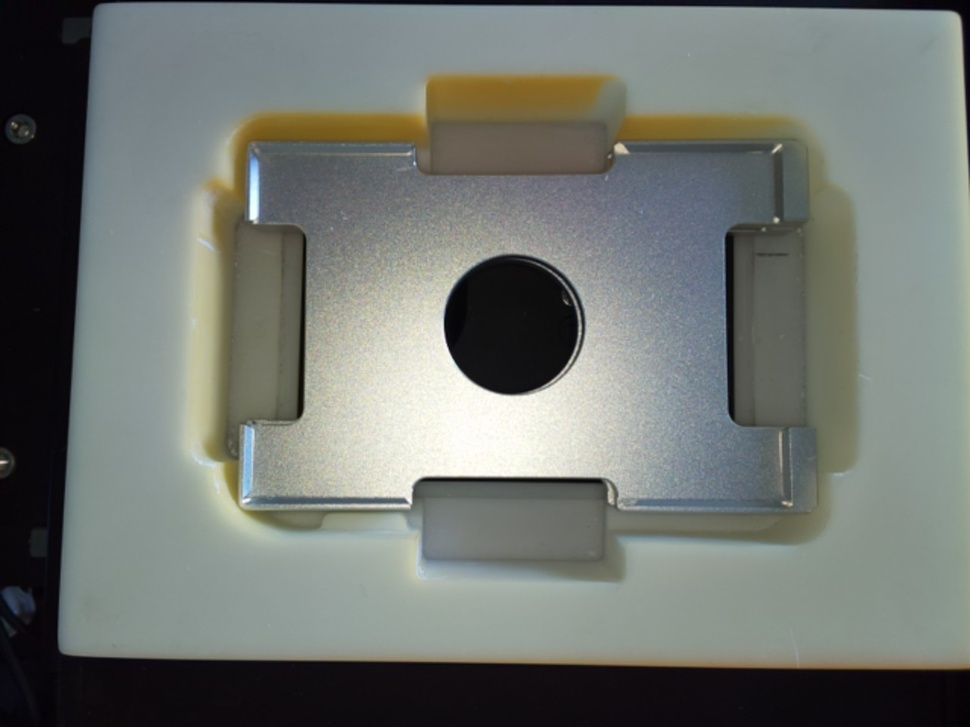
#> input picture vision/reference_images/view/microscope_20261103_232336.jpg, 970 x 727 px, shrunk from 1280 x 960 before the run; its folder holds only this picture in this run
$ python -i tilt.py   (imports and definitions only)   (older library calls are emulated)
#> lines starting #> are read from the running program, lines starting #| are printed output that depends on the picture
#> further down, picture is the input picture: shape (727, 970, 3); mean B, G, R 112.7, 117.7, 113
"""Is the plate seated flat? One FRONT-camera picture taken as the fingers open at a seat, `flat` / `misplaced` / `unsure` out.

What is measured. The plate fills the lower quarter of the frame; its FAR long edge (away from the fingers, the top of the plate
region) is a near-horizontal dark-to-bright transition: dark table skirt or instrument above, the lit plate rim below. In a
band of the frame (BAND rows, BANDS per station, full width minus MARGIN on each side) the first strong downward dark-to-bright
transition of every STEP-th column is taken (Sobel y on a blurred grey picture, threshold relative to the strongest edge in the
band, sub-pixel peak); a RANSAC search keeps the longest line of points within RESID px (posts, hotel parts and well highlights
caught first in some columns fall out), then cv2.fitLine DIST_HUBER refits it and its inliers. Reported per picture (Edge):
  angle  degrees of the fitted line, positive = right side higher in the picture
  row    mean pixel row of the inlier points (the edge's height; a smaller row = higher in the picture = the plate sits higher)
  left, right   median row of the inlier points in the left and right thirds of the band (a plate on one lip rises on one side)
  n      inlier points; ok is False when fewer than MIN_POINTS remain (then the verdict is unsure)
Camera geometry does not cancel out: the flat edge itself is not level in the picture (lens and mounting), so every number is
only read as a difference from the station's flat reference(s): reference_images/seat/<station>/flat_*_front.jpg, the medians
of their angle, row, left and right. Verdict (Station.verdict), with dh = max(|row - row_flat|, |left - left_flat|,
|right - right_flat|) and da = |angle - angle_flat|:
  flat        dh <= FLAT_PX and da <= FLAT_DEG
  misplaced   dh >= BAD_PX or da >= BAD_DEG
  unsure      between, no flat reference for the station, or the edge not found
Numbers of 2026-11-04 (microscope seat, 1280 x 960, the far edge at row ~782, about 8.3 px per mm there): the flat edge repeats
within 1.2 px between pictures 20 minutes apart (arm re-posed each time); a plate with its far side up on the seat's lip reads
7..9 px higher (about 1 mm: the lip); cocked on a far corner 20..24 px higher on that side, angle 1.3..1.7 deg from flat.
A plate resting on the NEAR lip alone leaves the far edge where it was (5 of the 12 misplaced pictures): this check does not
see it, the near rim is below the frame. The flat references are per station AND per plate type: a lid adds 2.4 mm (20 px).
Polar (module): the clear plate stands on a white platform, its rim is a faint edge (1..2 grey/px) found on the left 60 % of
the band only (n ~110 of 256; `right` rides on the well tops there, so trust row and left); the held plate before release
reads 19 px above the seated one. A flat read on this station is weaker evidence than on the microscope seat.

    from vision.tilt import Station, far_edge, draw
    e = far_edge(cv2.imread(path))              # Edge, no reference needed
    st = Station.load("microscope")             # flat references read, st.calibrated says whether any exist
    v = st.verdict(cv2.imread(path))            # v.state, v.edge, v.dh, v.da, v.ref
    draw(img, e, out_png)                       # the points and the line on the picture, for a human to check
Table over all pictures and the flat / misplaced separation: python -X utf8 tools/tilt_eval.py
"""
from __future__ import annotations

import glob
import math
import os
from dataclasses import dataclass

import cv2
import numpy as np

HERE = os.path.dirname(os.path.dirname(os.path.abspath(__file__)))
REFS = os.path.join(HERE, "reference_images", "seat")

BAND = (0.72, 1.0)     # rows of the frame searched, fractions; the far edge is near 0.81 at the microscope seat
BANDS = {"polar": (0.80, 1.0)}   # per station: on the module the plate stands on a white platform whose own far edge (row 708) must be skipped
MARGIN = 0.10          # columns dropped on each side, fraction of the width
BLUR = 2.0             # Gaussian sigma on the grey picture
STEP = 4               # every STEP-th column gives one edge point
MIN_GRAD = 1.5         # grey levels per pixel: no transition weaker than this counts (noise after the blur is ~0.3)
REL = 0.35             # ... nor weaker than this fraction of the band's 99.5th-percentile gradient
RANSAC = 300           # line hypotheses tried on the points; the one with most points within RESID is the far edge
RESID = 3.0            # px from the fitted line: inliers of the final fit
MIN_POINTS = 30
FLAT_PX, BAD_PX = 3.0, 5.0      # height bands, px: 2.5x and 4x the 1.2 px repeatability; the lip reads 8 px, so 5 is over half a lip
FLAT_DEG, BAD_DEG = 0.2, 0.4    # angle bands, deg: 3.5 and 7 px across the 1024 px band (0.4 deg = one lip under one far corner)


@dataclass
class Edge:
    angle: float = float("nan")
    row: float = float("nan")
    left: float = float("nan")
    right: float = float("nan")
    n: int = 0
    ok: bool = False
    points: np.ndarray = None      # (N, 3) x, y, inlier flag; for draw()
    line: tuple = None             # vx, vy, x0, y0 of the fit, frame coordinates
    band: tuple = BAND


def far_edge(img, band=BAND, margin=MARGIN) -> Edge:
    """The far edge of the plate in one front picture (BGR or grey)."""
#> called with band = (0.72, 1), margin = 0.1
    g = img if img.ndim == 2 else cv2.cvtColor(img, cv2.COLOR_BGR2GRAY)
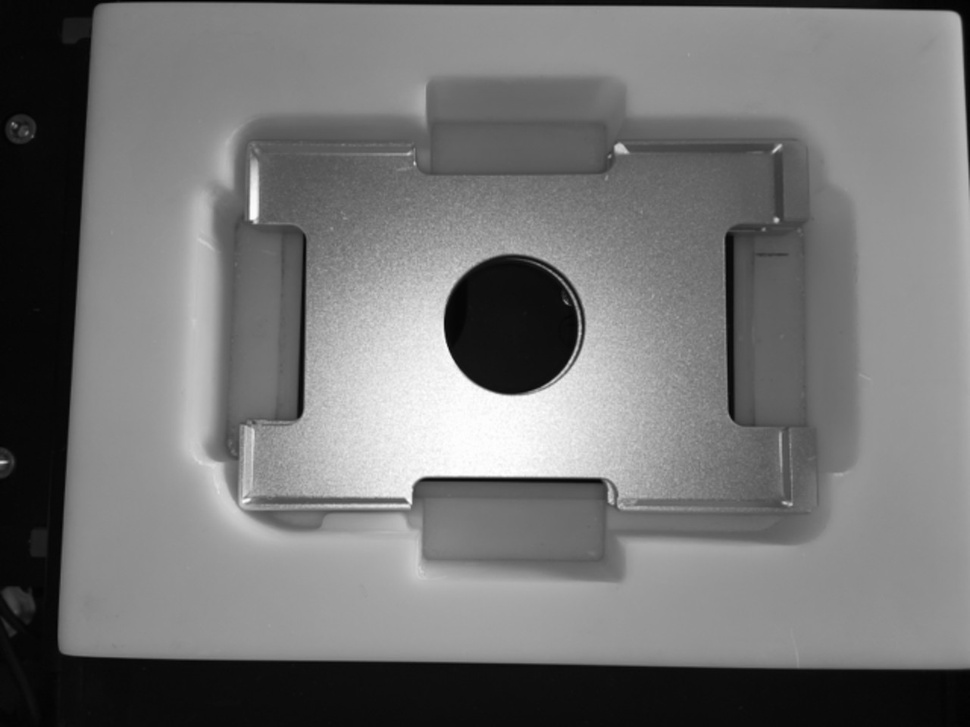
#> g: shape (727, 970); min 1, max 255, mean 115.7
    g = cv2.GaussianBlur(g, (0, 0), BLUR)
    H, W = g.shape
#> H = 727; W = 970
    y0, y1, x0, x1 = int(H * band[0]), int(H * band[1]), int(W * margin), int(W * (1 - margin))
#> y0 = 523; y1 = 727; x0 = 97; x1 = 873
    gy = cv2.Sobel(g[y0:y1, x0:x1].astype(np.float32), cv2.CV_32F, 0, 1, ksize=3) / 8.0
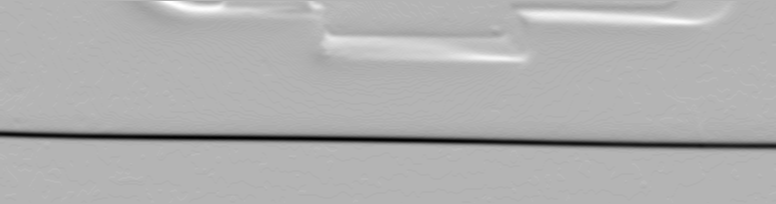
#> gy: shape (204, 776) float32; min -22, max 9, mean -0.578; drawn with min black and max white
    thr = max(MIN_GRAD, REL * float(np.percentile(gy, 99.5)))
#> thr = 2.36
    pts = []
    for x in range(0, gy.shape[1], STEP):
        col = gy[:, x]
        hit = np.flatnonzero(col >= thr)
        if not len(hit):
            continue
        r = int(hit[0])
        while r + 1 < len(col) and col[r + 1] > col[r]:     # climb to the peak of this transition
            r += 1
        sub = 0.0
        if 0 < r < len(col) - 1:
            a, b, c = col[r - 1], col[r], col[r + 1]
            d = a - 2 * b + c
            sub = 0.5 * (a - c) / d if d != 0 else 0.0
        pts.append((x0 + x, y0 + r + sub, 1.0))
#> this loop made 194 passes
#> (hit, a, b, c, d, sub) on passes 40 to 48: ([1], 0, 3.12, 2.12, -4.12, 0.258), ([1, 2, 3, 4], 0, 5.62, 4.38, -6.88, 0.318), ([1, 2, 3, 4, 5], 0, 8.5, 6.88, -10.12, 0.34), ([1, 2, 3, 4, 5, 6, 7], 0, 9, 8.88, -9.12, 0.486), ([1, 2, 3, 4, 5, 6, 7, 8], 8.5, 8.88, 8.75, -0.5, 0.25), ([1, 2, 3, 4, 5, 6, 7, 8, 9], 8.38, 8.88, 8.62, -0.75, 0.167), ([1, 2, 3, 4, 5, 6, 7, 8, 9, 10, 11], 8.88, 9, 9, -0.125, 0.5), ([1, 2, 3, 4, 5, 6, 7, 8, 9, 10, 11, 12], 8.38, 9, 8.62, -1, 0.125), ([2, 3, 4, 5, 6, 7, 8, 9, 10, 11, 12, 13], 8.25, 8.5, 8.25, -0.5, 0)
#> (a, b, c, d, sub) on passes 61 to 66: (4, 4.12, 3.88, -0.375, -0.167), (4, 4.25, 3.75, -0.75, -0.167), (3.88, 4, 3.5, -0.625, -0.3), (3.38, 3.62, 3.5, -0.375, 0.167), (3, 3.5, 3.38, -0.625, 0.3), (2.5, 3, 2.62, -0.875, 0.0714)
#> after the loop, pts = 132 items, first 6: (253, 524.3, 1), (257, 524.3, 1), (261, 524.3, 1), (265, 524.5, 1), (269, 525.2, 1), (273, 527.2, 1)
    e = Edge(points=np.array(pts, dtype=np.float32).reshape(-1, 3), band=band)
    if len(pts) < MIN_POINTS:
        return e
    P = e.points
#> P = 132 rows, first 8: [253, 524.3, 1], [257, 524.3, 1], [261, 524.3, 1], [265, 524.5, 1], [269, 525.2, 1], [273, 527.2, 1], [277, 528.5, 1], [281, 529.1, 1]
    rng, keep = np.random.default_rng(0), np.zeros(len(P), bool)
    for _ in range(RANSAC):                                     # the longest consistent line through the points wins
        i, j = rng.choice(len(P), 2, replace=False)
        if abs(P[i, 0] - P[j, 0]) < (x1 - x0) / 4:
            continue
        slope = (P[j, 1] - P[i, 1]) / (P[j, 0] - P[i, 0])
        inl = np.abs(P[:, 1] - P[i, 1] - slope * (P[:, 0] - P[i, 0])) <= RESID
        if inl.sum() > keep.sum():
            keep = inl
#> this loop made 300 passes
#> (i, j) on passes 1 to 3: (111, 84), (40, 35), (2, 9)
    for _ in range(2):                                          # robust refit on the consensus, then on its own inliers
        if keep.sum() < MIN_POINTS:
            return e
        vx, vy, cx, cy = (float(v) for v in cv2.fitLine(P[keep, :2], cv2.DIST_HUBER, 0, 0.01, 0.01).ravel())
        if vx < 0:
            vx, vy = -vx, -vy
        keep = np.abs((P[:, 0] - cx) * vy - (P[:, 1] - cy) * vx) <= RESID
#> this loop made 2 passes
#> (vx, vy, cx, cy) on passes 1 to 2: (1, 0.0224, 543.4, 536.4), (1, 0.0213, 591.8, 537.6)
    P[:, 2] = keep
    xs, ys = P[keep, 0], P[keep, 1]
#> xs = 69 values from 277 to 809; ys = 69 values, max 544.7 at index 63, min 528.5 at index 0, mean 537.5
    third = (x1 - x0) / 3.0
#> third = 258.7
    lo, hi = ys[xs < x0 + third], ys[xs >= x1 - third]
#> lo = 20 values, max 533.3 at index 19, min 528.5 at index 0, mean 531.5; hi = 47 values, max 544.7 at index 41, min 535.8 at index 0, mean 540.2
    e.angle = -math.degrees(math.atan2(vy, vx))
#> e.angle = -1.22
    e.row, e.n, e.ok, e.line = float(ys.mean()), int(keep.sum()), True, (vx, vy, cx, cy)
#> e.row = 537.5; e.n = 69; e.ok = True; e.line = (1, 0.0213, 591.8, 537.6)
    e.left = float(np.median(lo)) if len(lo) else cy + (x0 + third / 2 - cx) * vy / vx
#> e.left = 531.5
    e.right = float(np.median(hi)) if len(hi) else cy + (x1 - third / 2 - cx) * vy / vx
#> e.right = 540.2
    return e


@dataclass
class Verdict:
    state: str
    edge: Edge
    dh: float = float("nan")   # px, the largest of the three height differences from the flat reference
    da: float = float("nan")   # deg, angle difference from the flat reference
    ref: dict = None


class Station:
    """The flat references of one station and the verdict against them."""

    def __init__(self, name, flats):
        self.name, self.band, self.flats = name, BANDS.get(name, BAND), [e for e in flats if e.ok]
        self.calibrated = bool(self.flats)
        self.ref = {k: float(np.median([getattr(e, k) for e in self.flats])) for k in ("angle", "row", "left", "right")} if self.flats else None

    @classmethod
    def load(cls, name, pattern="flat_*_front.jpg"):
        paths = sorted(glob.glob(os.path.join(REFS, name, pattern)))
        return cls(name, [far_edge(cv2.imread(p), BANDS.get(name, BAND)) for p in paths])

    def verdict(self, img) -> Verdict:
        e = far_edge(img, self.band)
        if not (e.ok and self.calibrated):
            return Verdict("unsure", e, ref=self.ref)
        r = self.ref
        dh = max(abs(e.row - r["row"]), abs(e.left - r["left"]), abs(e.right - r["right"]))
        da = abs(e.angle - r["angle"])
        state = "flat" if dh <= FLAT_PX and da <= FLAT_DEG else "misplaced" if dh >= BAD_PX or da >= BAD_DEG else "unsure"
        return Verdict(state, e, dh, da, r)


def draw(img, e: Edge, path, text=""):
    """The band, the edge points (green inliers, red rejected) and the fitted line on the picture, saved to path."""
    out = img.copy() if img.ndim == 3 else cv2.cvtColor(img, cv2.COLOR_GRAY2BGR)
    H, W = out.shape[:2]
    cv2.rectangle(out, (int(W * MARGIN), int(H * e.band[0])), (int(W * (1 - MARGIN)) - 1, int(H * e.band[1]) - 1), (255, 128, 0), 1)
    if e.points is not None:
        for x, y, k in e.points:
            cv2.circle(out, (int(round(x)), int(round(y))), 2, (0, 200, 0) if k else (0, 0, 255), -1)
    if e.line:
        vx, vy, cx, cy = e.line
        xa, xb = W * MARGIN, W * (1 - MARGIN)
        cv2.line(out, (int(xa), int(round(cy + (xa - cx) * vy / vx))), (int(xb), int(round(cy + (xb - cx) * vy / vx))), (0, 255, 255), 1)
    label = f"angle {e.angle:+.2f} deg  row {e.row:.1f}  left {e.left:.1f}  right {e.right:.1f}  n {e.n}  {text}" if e.ok else f"edge not found  {text}"
    cv2.rectangle(out, (0, 0), (W, 40), (0, 0, 0), -1)
    cv2.putText(out, label, (12, 28), cv2.FONT_HERSHEY_SIMPLEX, 0.7, (0, 255, 255), 1, cv2.LINE_AA)
    cv2.imwrite(path, out)

>>> import cv2
>>> picture = cv2.imread('reference_images/view/microscope_20261103_232336.jpg')
>>> result = far_edge(picture)

$ run again, on vision/reference_images/view/polar_20261103_231204.jpg
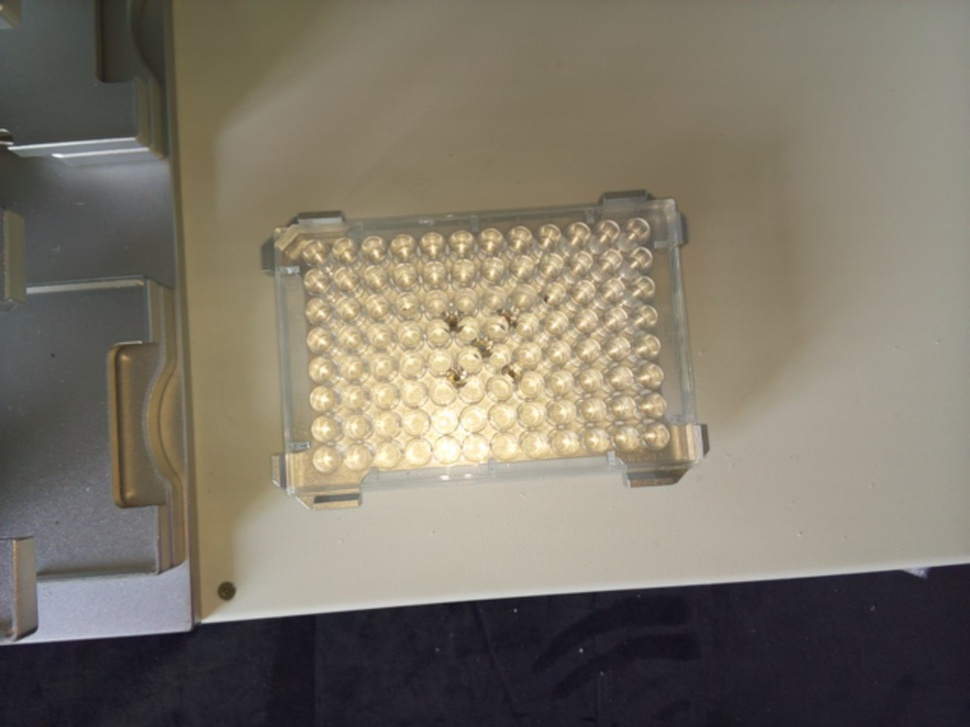
#> input picture vision/reference_images/view/polar_20261103_231204.jpg, 970 x 727 px, shrunk from 1280 x 960 before the run
#> picture is the input picture: shape (727, 970, 3); mean B, G, R 105.3, 118.7, 125.4
#> in far_edge, `g = img if img.ndim == 2 else cv2.cvtColor(img, cv2.COLOR_BGR2GRAY)`:
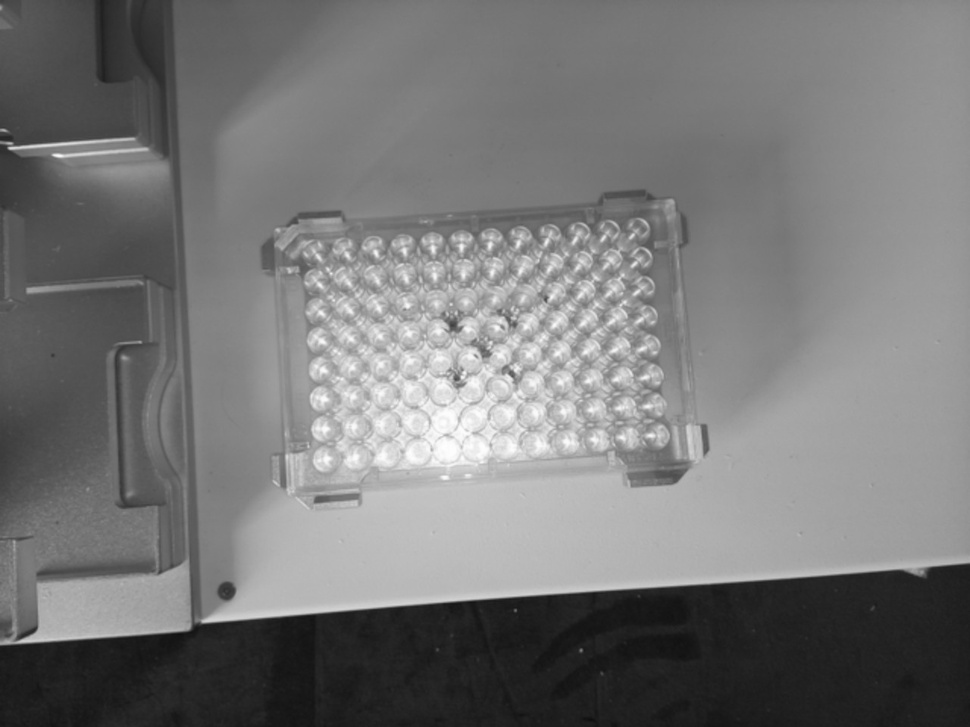
#> g: shape (727, 970); min 14, max 255, mean 119.2
#> in far_edge, `gy = cv2.Sobel(g[y0:y1, x0:x1].astype(np.float32), cv2.CV_32F, 0, 1, k..`:
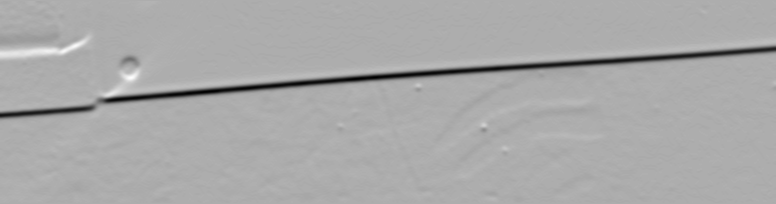
#> gy: shape (204, 776) float32; min -32, max 15.12, mean -0.673; drawn with min black and max white
#> thr = 1.97
#> the loop in far_edge, `for x in range(0, gy.shape[1], STEP):` made 194 passes
#> (hit, a, b, c, d, sub) on passes 1 to 5: ([48, 49, 50, 51, 52, 53, 54, 55, 56, 57, 58, 59], 9.5, 10.75, 10.5, -1.5, 0.333), ([48, 49, 50, 51, 52, 53, 54, 55, 56, 57, 58, 59], 9.38, 10.5, 10.12, -1.5, 0.25), ([48, 49, 50, 51, 52, 53, 54, 55, 56, 57, 58, 59], 9.38, 10, 9.88, -0.75, 0.333), ([48, 49, 50, 51, 52, 53, 54, 55, 56, 57, 58, 59], 9.62, 10.12, 10, -0.625, 0.3), ([48, 49, 50, 51, 52, 53, 54, 55, 56, 57, 58, 59], 10, 10.5, 10, -1, 0)
